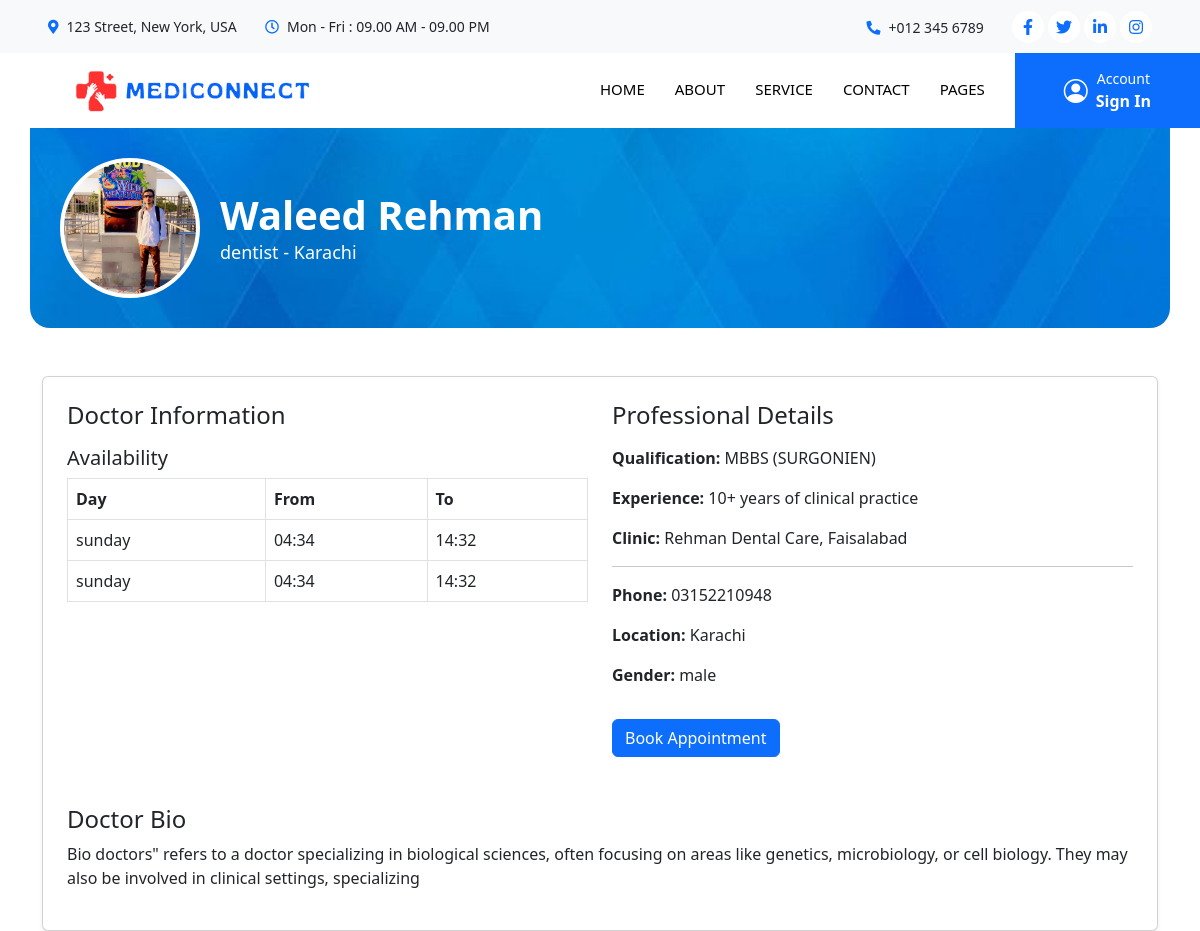
Before: /profiles.php?id=18 with the older database file.
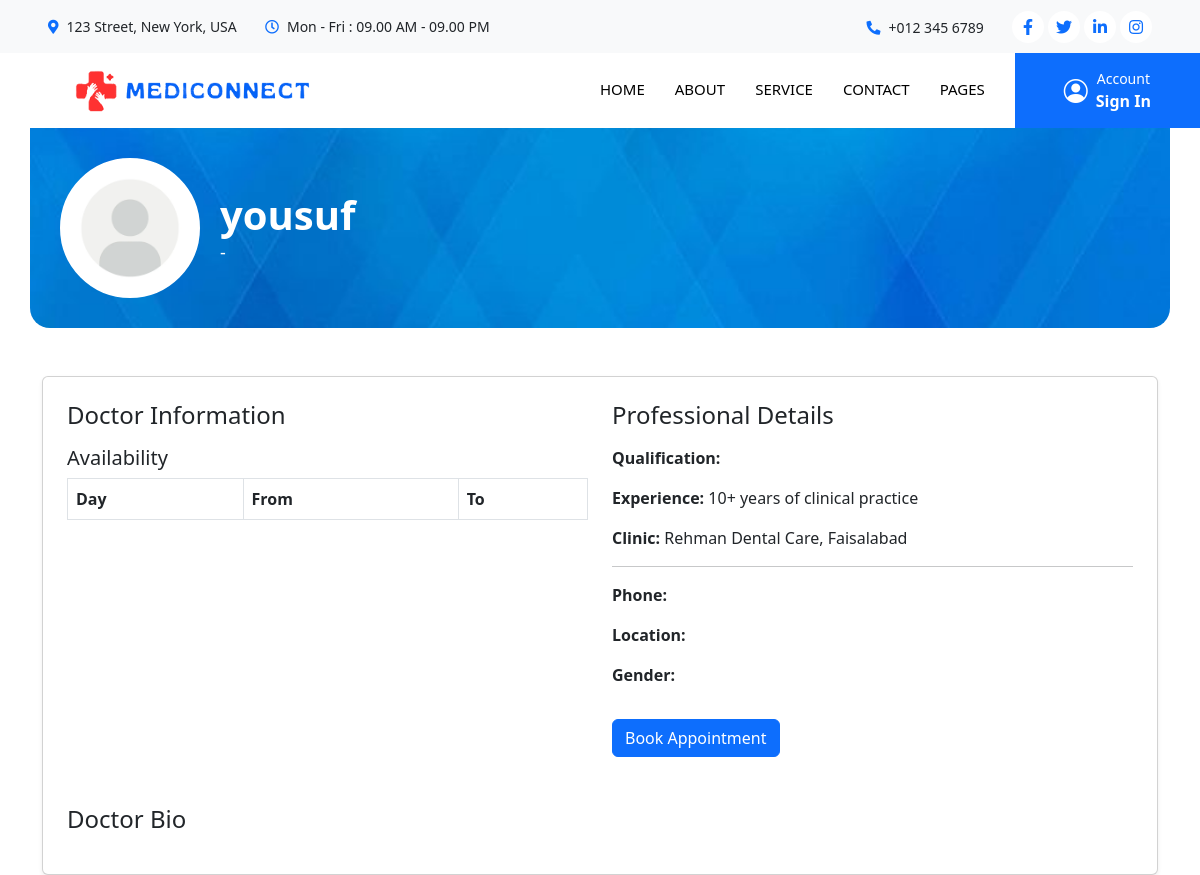
After: the same page with the newer database file.
### tables this page shows
CREATE TABLE `doctor_register` (
  `id` int(11) NOT NULL,
  `name` varchar(50) NOT NULL,
  `email` varchar(100) NOT NULL,
  `password` varchar(50) NOT NULL,
  `role` varchar(50) NOT NULL,
  `phone` varchar(50) DEFAULT NULL,
  `gender` varchar(10) DEFAULT NULL,
  `location` varchar(50) DEFAULT NULL,
  `postal_code` varchar(20) DEFAULT NULL,
  `clinic_address` varchar(255) DEFAULT NULL,
  `category` varchar(50) DEFAULT NULL,
  `qualification` varchar(100) DEFAULT NULL,
  `experience` int(11) DEFAULT NULL,
  `profile_pic` varchar(255) DEFAULT 'default.png',
  `date_time` timestamp NOT NULL DEFAULT current_timestamp(),
  `bio` varchar(200) DEFAULT NULL,
  `from_time` int(11) DEFAULT NULL,
  `to_time` int(11) DEFAULT NULL,
  `available_day` varchar(50) DEFAULT NULL
);

CREATE TABLE `doctor_availiblity` (
  `doctor_id` int(11) NOT NULL,
  `available_day` varchar(50) NOT NULL,
  `available_time_to` varchar(50) NOT NULL,
  `available_time_from` varchar(50) NOT NULL,
  `id` int(11) NOT NULL
);

### profiles.php (the view, shortened to what this page needs)
<?php
$doctorprofile_id = $_GET['id'];
include("connection.php");
$query = "SELECT * FROM doctor_register WHERE id = $doctorprofile_id";
$result = mysqli_query($conn, $query);
$fresult = mysqli_fetch_assoc($result);
?>
<!DOCTYPE html>
<html lang="en">
<head>
  <link href="https://cdn.jsdelivr.net/npm/bootstrap@5.3.0/dist/css/bootstrap.min.css" rel="stylesheet">
  <link href="https://cdnjs.cloudflare.com/ajax/libs/font-awesome/5.15.4/css/all.min.css" rel="stylesheet">
  <link href="https://cdn.jsdelivr.net/npm/bootstrap-icons@1.10.5/font/bootstrap-icons.css" rel="stylesheet">
  <link rel="stylesheet" href="css/style.css">
</head>
<body>
<?php include("components/navbar.php"); ?>
<div class="container-fluid">
  <div class="profile-banner container position-relative py-5">
    <img src="<?php echo '../Mediconnect/Doctor_dashboard/src/html/imagedata/' . $fresult['profile_pic']; ?>" alt="Doctor Image" class="profile-avatar">
    <div class="profile-text">
      <h1 class="text-white"><?php echo $fresult['name']; ?></h1>
      <span class="text-white" ><?php echo $fresult['category']; ?> - <?php echo $fresult['location']; ?></span>
    </div>
  </div>
  <div class="container mt-5">
    <div class="card shadow-sm p-4">
      <div class="row">
        <div class="col-md-6 mb-4">
          <h4 class="mb-3">Doctor Information</h4>
          <h5>Availability</h5>
          <?php
        $doctorprofile_id = $_GET['id'];
          $showquery = "SELECT * FROM doctor_availiblity WHERE doctor_id = $doctorprofile_id";
          $showresult = mysqli_query($conn, $showquery);
          ?>
          <table class="table table-bordered w-100">
            <thead>
              <tr>
                <th>Day</th>
                <th>From</th>
                <th>To</th>
              </tr>
            </thead>
            <tbody>
              <?php foreach ($showresult as $data): ?>
              <tr>
                <td><?php echo $data['available_day']; ?></td>
                <td><?php echo $data['available_time_from']; ?></td>
                <td><?php echo $data['available_time_to']; ?></td>
              </tr>
              <?php endforeach; ?>
            </tbody>
          </table>
        </div>
        <div class="col-md-6 mb-4">
          <h4 class="mb-3">Professional Details</h4>
          <p><strong>Qualification:</strong> <?php echo $fresult['qualification']; ?></p>
          <p><strong>Experience:</strong> 10+ years of clinical practice</p>
          <p><strong>Clinic:</strong> Rehman Dental Care, Faisalabad</p>
          <hr>
          <p><strong>Phone:</strong> <?php echo $fresult['phone']; ?></p>
          <p><strong>Location:</strong> <?php echo $fresult['location']; ?></p>
          <p><strong>Gender:</strong> <?php echo $fresult['gender']; ?></p>
           <?php
               echo "<a href='appointment.php?id=$doctorprofile_id' class='btn btn-primary mt-3'>Book Appointment</a>";
            ?>
        </div>
      </div>
      <div class="mt-4">
        <h4>Doctor Bio</h4>
        <p><?php echo $fresult['bio']; ?></p>
      </div>
    </div>
  </div>
</div>
</body>
</html>

Changed rows visible on the page:
removed doctor_availiblity: available_day "sunday", available_time_from "04:34", available_time_to "14:32"
removed doctor_availiblity: available_day "sunday", available_time_from "04:34", available_time_to "14:32"
changed doctor_register: profile_pic: picture removed, a placeholder shows; name "Waleed Rehman" → "yousuf"; category "dentist" → (not shown); location "Karachi" → (not shown); qualification "MBBS (SURGONIEN)" → (not shown); phone "03152210948" → (not shown); gender "male" → (not shown); bio "Bio doctors\" refers to a doctor specializing in biological sciences, often focusing on areas like genetics, microbiology, or cell biology. They may also be involved in clinical settings, specializing" → (not shown)
